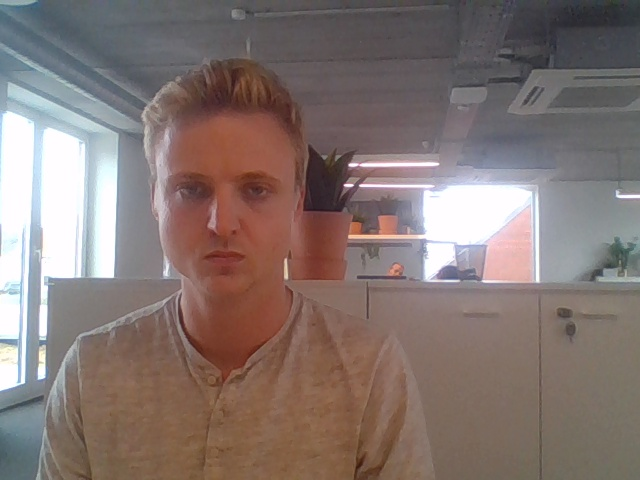
#> input picture new_pieter/img_1.jpg, 640 x 480 px
$ python callService.py --path ../new_pieter/img_1.jpg   (older library calls are emulated)
#> lines starting #> are read from the running program, lines starting #| are printed output that depends on the picture
#> in main, img_raw is the input picture: shape (480, 640, 3); mean B, G, R 113.6, 117.5, 132.2
### myImageLibrary.py
import numpy as np
import scipy.misc
import cv2
import glob
import os
import math
import pickle
import base64


# [4 lines left out: function showimage, not called in this run]

def extract_face(img,FACE_CASCADE,return_rectangles = False):
#> called with return_rectangles = False
    img_gray = cv2.cvtColor(img,cv2.COLOR_BGR2GRAY)
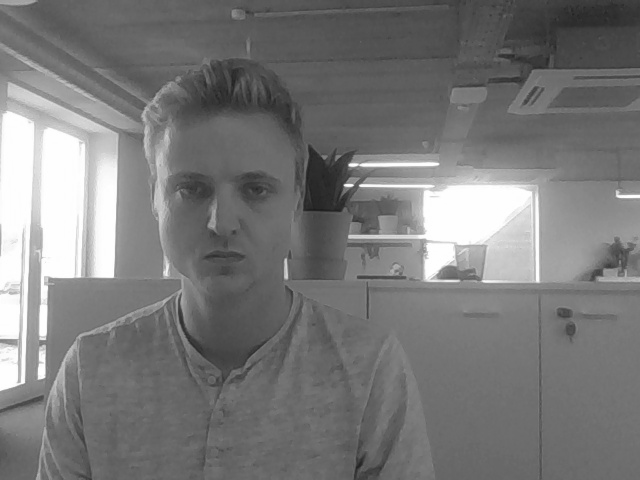
#> img_gray: shape (480, 640); min 27, max 255, mean 121.4
    rectangles = FACE_CASCADE.detectMultiScale(img_gray, 1.3, 5)
#> rectangles = [[140, 123, 171, 171]]
    faces = []
    for (x,y,w,h) in rectangles:
        cropped_face = img[y:y+h,x:x+w]
        faces.append(cropped_face)
#> this loop made 1 pass
#> pass 1, in extract_face, `cropped_face = img[y:y+h,x:x+w]`:
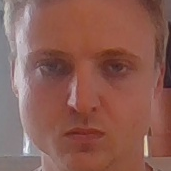
#> cropped_face: shape (171, 171, 3); mean B, G, R 83.7, 93.5, 139.4
#> after the loop, faces = 1 item
    if return_rectangles:
        return faces, rectangles
    else:
        return faces

# [47 lines left out: functions extract_faces_bulk, crop_center, resize_crop, get_images, preprocess, not called in this run]

### callService/callService.py
import argparse
import sys
import cv2
import time
import json
import pickle
import requests
import myImageLibrary
import base64


FACE_CASCADE = cv2.CascadeClassifier("C:/Users/pisa/AppData/Local/Programs/Python/Python36-32/Lib/site-packages/cv2/data/haarcascade_frontalface_default.xml")

def main(args):
    parser = argparse.ArgumentParser(description='Call the face recognition service')
    parser.add_argument('-u', '--url', default='http://localhost/score', type=str, help='Service URL')
    parser.add_argument('-p', '--path', default='test_image.jpg', type=str, help='Path to test image')
    parser.add_argument('-k','--key',type=str,help='service key',default=None)
    #key is only needed when deploying to AKS cluster. Local service does not require key. Default = None.
    args = parser.parse_args()
    path = args.path
    key = args.key
    url = args.url
    img_raw = cv2.imread(path)
    faces = myImageLibrary.extract_face(img_raw,FACE_CASCADE)
#> faces = 1 item
    if len(faces) == 0:
        print("No face found. Try a different image")
    else:
#> (the run stopped early here; a loop or call above may not have finished)

$ run again, on new_pieter/img_11.jpg
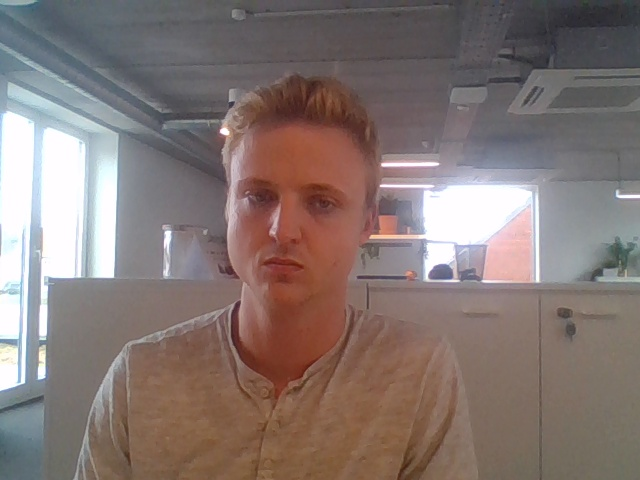
#> input picture new_pieter/img_11.jpg, 640 x 480 px
#> in main, img_raw is the input picture: shape (480, 640, 3); mean B, G, R 114.9, 118.4, 132.6
#> in extract_face, `img_gray = cv2.cvtColor(img,cv2.COLOR_BGR2GRAY)`:
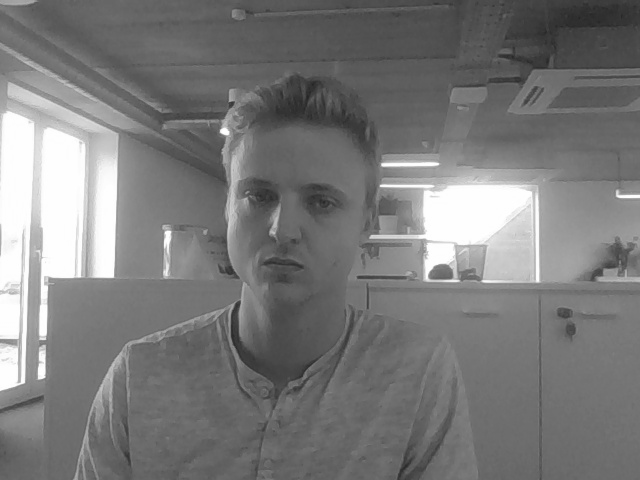
#> img_gray: shape (480, 640); min 36, max 255, mean 122.3
#> rectangles = [[203, 134, 167, 167]]
#> the loop in extract_face, `for (x,y,w,h) in rectangles:` made 1 pass
#> pass 1, in extract_face, `cropped_face = img[y:y+h,x:x+w]`:
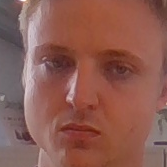
#> cropped_face: shape (167, 167, 3); mean B, G, R 82, 91.8, 140.7
#> after the loop in extract_face, `for (x,y,w,h) in rectangles:`: faces = 1 item
